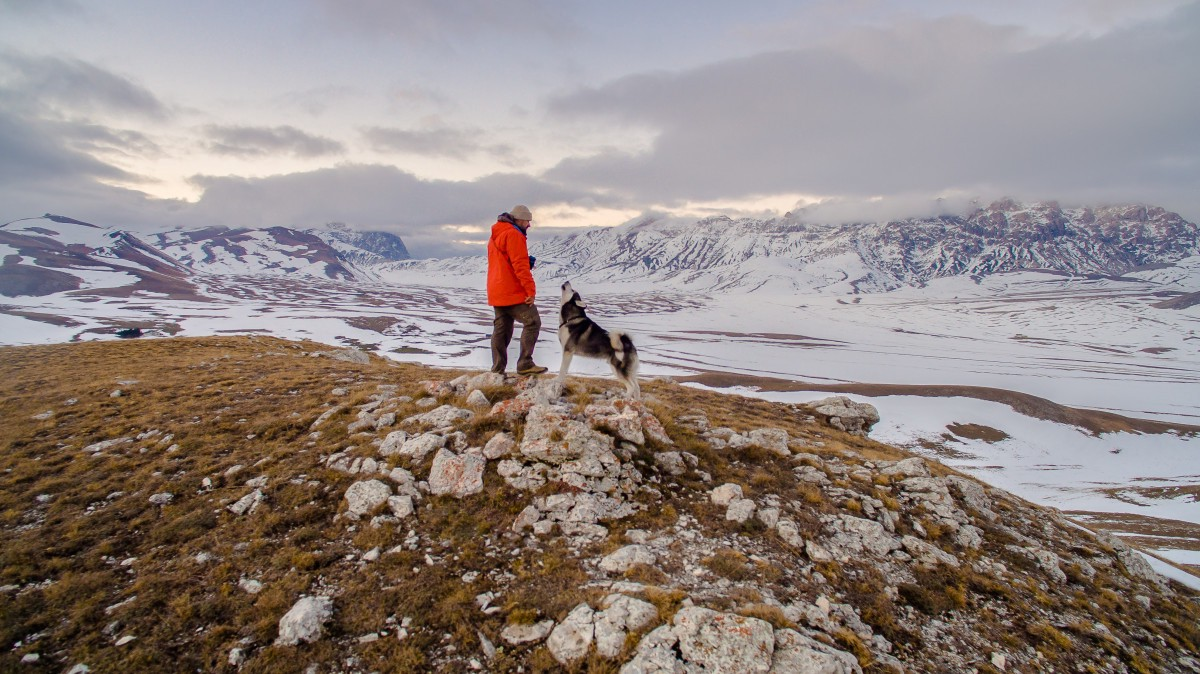
#> input picture Test Cases/Python OpenCV/Object_Detection/Body Detection /kok.jpeg, 1200 x 674 px
$ python Body_Detection.py
#> lines starting #> are read from the running program, lines starting #| are printed output that depends on the picture
import cv2
import numpy as np
from matplotlib import pyplot as plt

img = cv2.imread("kok.jpeg")
#> img is the input picture: shape (674, 1200, 3); mean B, G, R 131.1, 134.3, 145.6
# Video input? Uncomment the line below. Comment line above.
# vid = cv2.VideoCapture("filename.filetype")

# Changing the image format to an OpenCV 'readable' format.
img_gray = cv2.cvtColor(img, cv2.COLOR_BGR2GRAY)
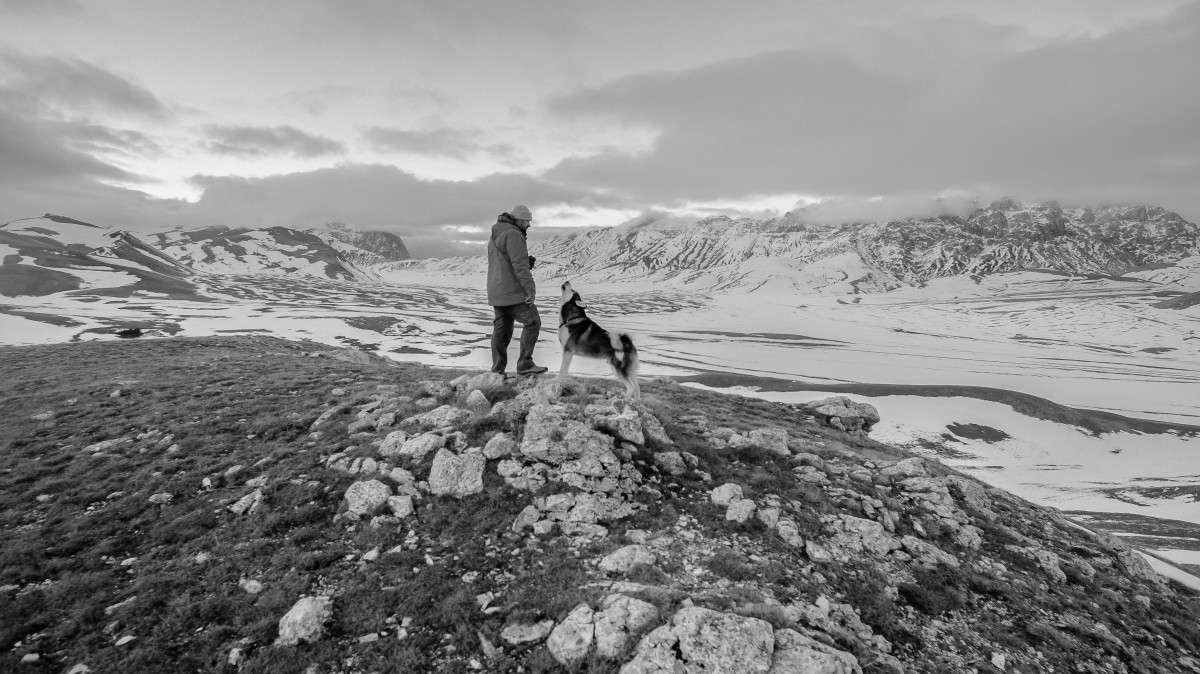
#> img_gray: shape (674, 1200); min 0, max 245, mean 137.3
img_rgb = cv2.cvtColor(img, cv2.COLOR_BGR2RGB)

# Include xml data.
fullbody_data = cv2.CascadeClassifier("haarcascade_fullbody.xml")
lowerbody_data = cv2.CascadeClassifier("haarcascade_lowerbody.xml")
upperbody_data = cv2.CascadeClassifier("haarcascade_upperbody.xml")

# Setting minimum body size
full_detect = fullbody_data.detectMultiScale(img_gray, minSize = (2, 5)) #minSize = (2, 5)
#> full_detect = [[445, 139, 130, 261]]
lowerbody_detect = lowerbody_data.detectMultiScale(img_gray, minSize = (2, 5))
#> lowerbody_detect = [[450, 266, 122, 148]]
upperbody_detect = upperbody_data.detectMultiScale(img_gray, minSize = (2, 5))
#> upperbody_detect = ()

count_full = len(full_detect)
#> count_full = 1
count_lower = len(lowerbody_detect)
#> count_lower = 1
count_upper = len(upperbody_detect)
#> count_upper = 0

#if (count_full != 0):
for (x, y, width, height) in full_detect:
    cv2.rectangle(img_rgb, (x, y), (x + height, y + width), (0, 255, 0), 5)
#> this loop made 1 pass
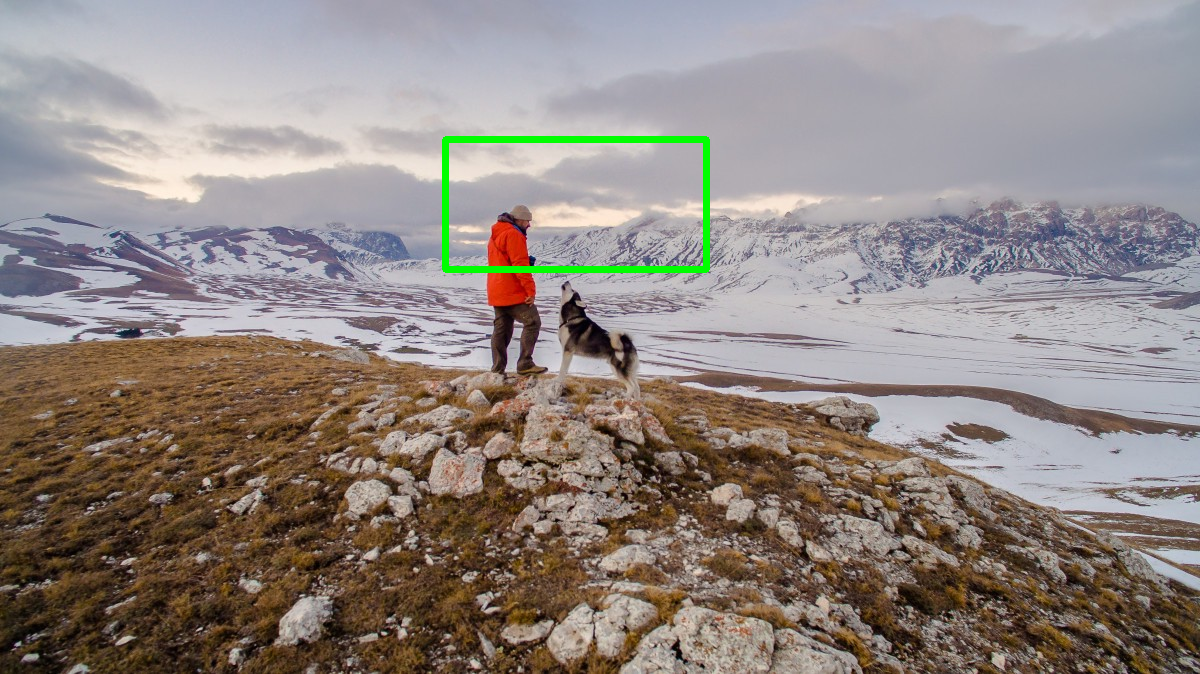
#> img_rgb: shape (674, 1200, 3); mean R, G, B 144.3, 134.8, 130

# if (count_lower != 0):
for (x, y, width, height) in full_detect:
    cv2.rectangle(img_rgb, (x, y), (x + height, y + width), (0, 255, 0), 5)

#if (count_upper != 0):
for (x, y, width, height) in full_detect:
    cv2.rectangle(img_rgb, (x, y), (x + height, y + width), (0, 255, 0), 5)

# Returns image with rectangle(s)
plt.subplot(1, 1, 1)
plt.imshow(img_rgb)
plt.show()

$ run again, with Test Cases/Python OpenCV/Object_Detection/Body Detection /image.jpeg copied over Test Cases/Python OpenCV/Object_Detection/Body Detection /kok.jpeg
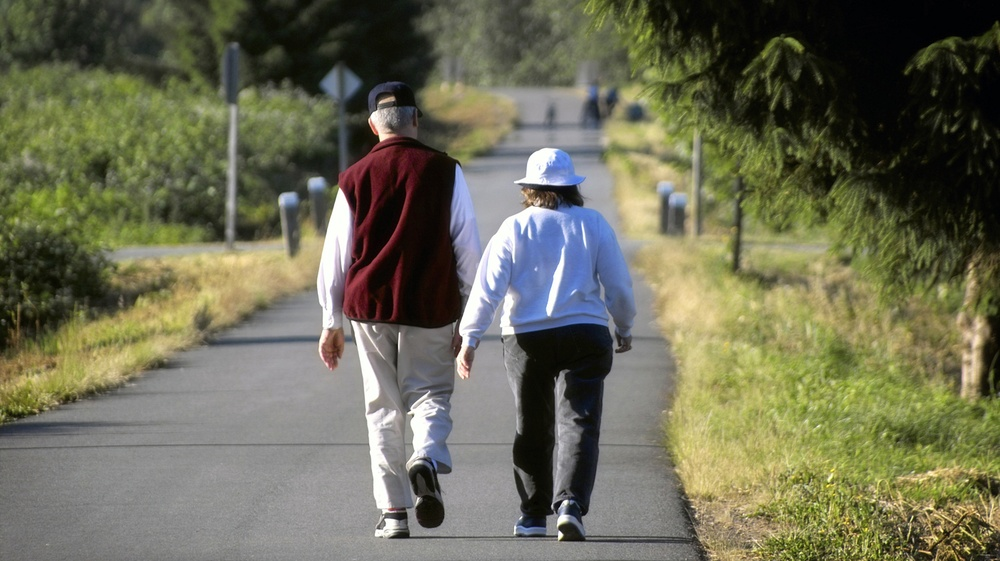
#> input picture Test Cases/Python OpenCV/Object_Detection/Body Detection /image.jpeg, 1000 x 561 px, shrunk from 1400 x 786 before the run
#> img is the input picture: shape (561, 1000, 3); mean B, G, R 85.8, 108, 108.2
#> `img_gray = cv2.cvtColor(img, cv2.COLOR_BGR2GRAY)`:
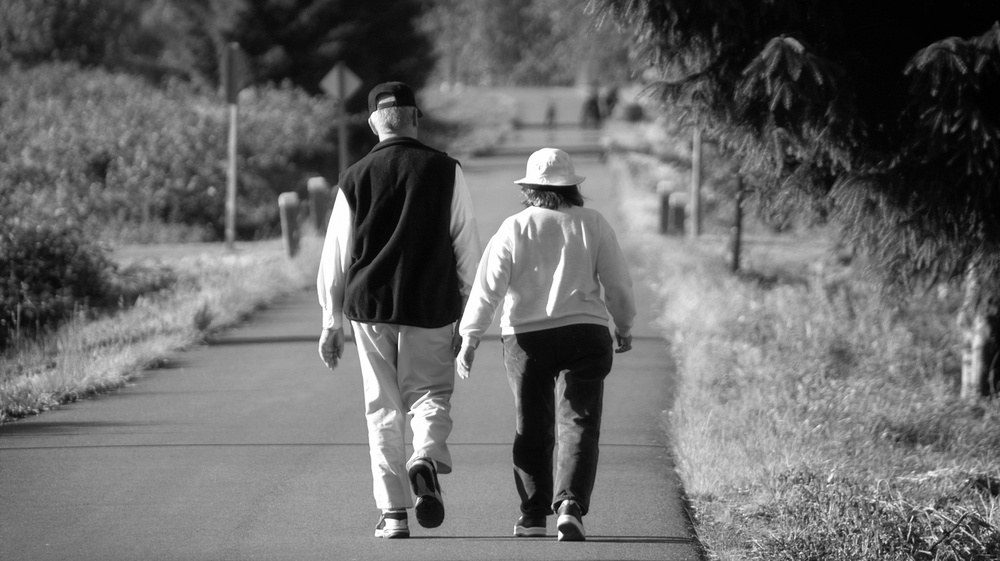
#> img_gray: shape (561, 1000); min 0, max 255, mean 105.6
#> full_detect = [[436, 98, 228, 456]]
#> lowerbody_detect = [[456, 304, 209, 253]]
#> upperbody_detect = [[474, 125, 181, 148]]
#> count_full = 1
#> the loop `for (x, y, width, height) in full_detect:` made 1 pass
#> after the loop `for (x, y, width, height) in full_detect:`:
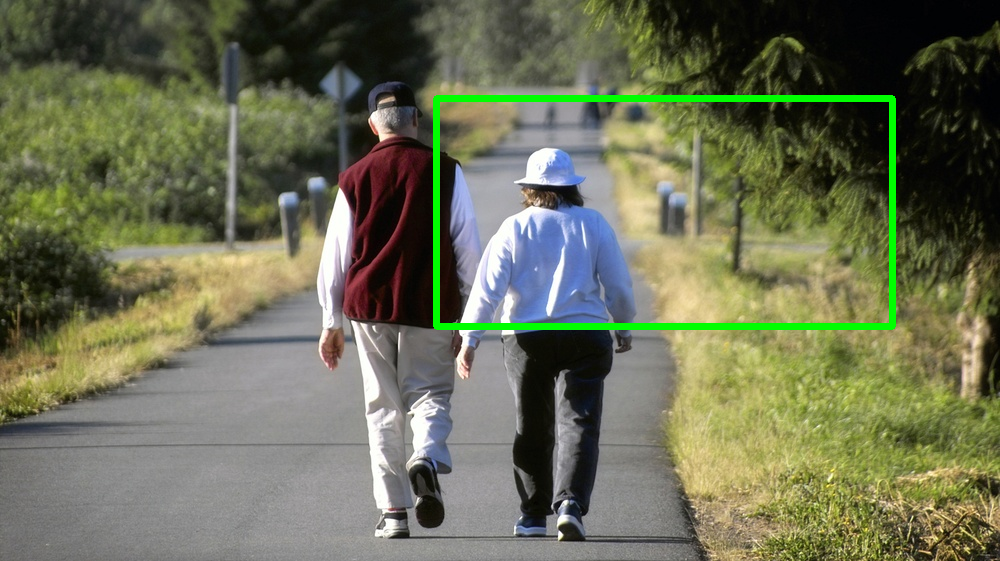
#> img_rgb: shape (561, 1000, 3); mean R, G, B 106.7, 110.8, 84.6
